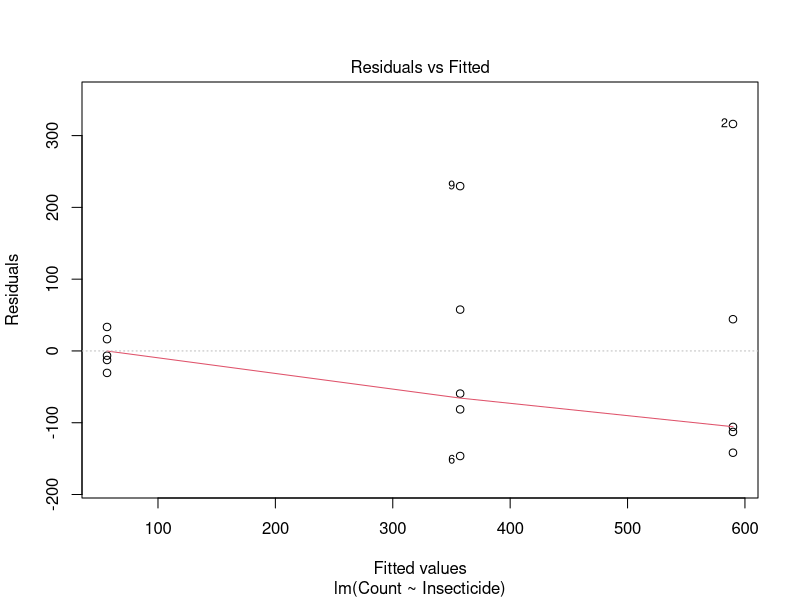

R code for this plot:
## ---- chunk 1
knitr::knit_hooks$set(document = function(x){ 
  gsub("```\n*```r*\n*", "", x) 
})
## ---- chunk 2
dataset <- structure(data.frame(
  Insecticide = structure(c(1L, 1L, 1L, 1L, 1L, 
    2L, 2L, 2L, 2L, 2L, 3L, 3L, 3L, 3L, 3L), 
    .Label = c("A", "B", "C"), class = "factor"), 
  Count = c(448, 906, 484, 477, 634, 211, 276, 
    415, 587, 298, 50, 90, 73, 44, 26)), 
  .Names = c("Insecticide", "Count"))
dataset
## ---- chunk 3
mod <- lm(Count ~ Insecticide, data=dataset)
plot(mod, which = 1)
## ---- chunk 4
model <- lm(log(Count) ~ Insecticide, data=dataset)
print(anova(model), digits=6)
summary(model)
## ---- chunk 5
library(emmeans)
countM <- emmeans(model, ~Insecticide, regrid = "response")
